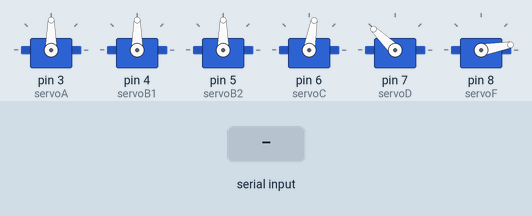
Bench run of a sketch on a simulated Arduino Uno, built with avr-gcc and run on an emulated ATmega328P. Shown: 6 × servo. The test bench sets the inputs (shaded band). What the sketch prints to the serial monitor is not drawn.

Above: at 3.9 s.
4.0 s: "Point1:\n" received over Serial
At 6.8 s:
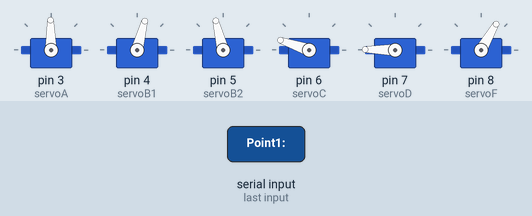
At 12.0 s:
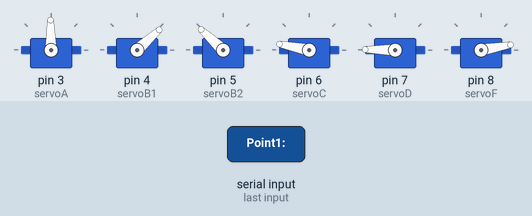
Timing chart, 0 to 20.0 s (numbered marks = the images above; inputs shaded):
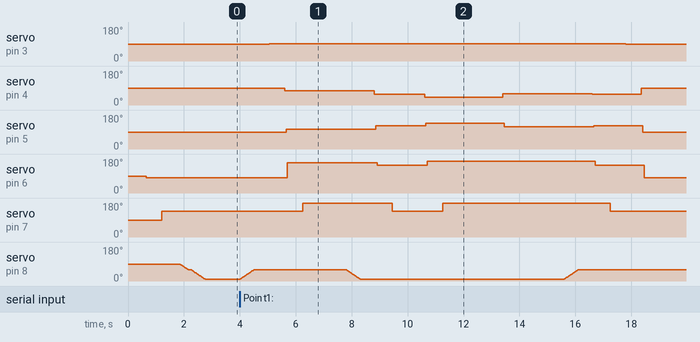

Measured:
- after the input at 4.0 s, servo on pin 3 (servoA): 90° → 91° after 1.1 s, → 90° 12.8 s later; servo on pin 4 (servoB1): 90° → 75° after 1.6 s, → 56° 3.2 s later, → 42° 1.8 s later, → 60° 2.8 s later, … (6 changes in this stretch)

The sketch:

ChessArmController_FIN.ino
```cpp
#include <Servo.h>
#include <math.h>
#include <avr/pgmspace.h>

// Measured values
#define L1 6.824
#define L2 6.701
#define L3 18.45
#define Y -5.1
#define TOLERANCE 0.5
#define ARM_D 14.67//Real distance between arm's base and chessboard's starting square
// End measured values

//Stockfish move as a global
String move = "";

//Structs for decoding moves to coordinates
struct Point {
  double xc;//x of chessboard
  double yc;//y of chessboard
}p_in,p_fin;

struct Square{
  int col;
  int row;
}sq_in,sq_fin;

//Lookup table for the chessboard as Black
const Point Chessboard[8][8] PROGMEM = {
  // a1 - h1
  {
    {-12.2500, 22.96875}, {-9.1875, 22.96875},
    {-6.1250,  22.96875}, {-3.0625, 22.96875},
    { 0.0000,  22.96875}, { 3.0625, 22.96875},
    { 6.1250,  22.96875}, { 9.1875, 22.96875}
  },

  // a2 - h2
  {
    {-12.2500, 19.90625}, {-9.1875, 19.90625},
    {-6.1250,  19.90625}, {-3.0625, 19.90625},
    { 0.0000,  19.90625}, { 3.0625, 19.90625},
    { 6.1250,  19.90625}, { 9.1875, 19.90625}
  },

  // a3 - h3
  {
    {-12.2500, 16.84375}, {-9.1875, 16.84375},
    {-6.1250,  16.84375}, {-3.0625, 16.84375},
    { 0.0000,  16.84375}, { 3.0625, 16.84375},
    { 6.1250,  16.84375}, { 9.1875, 16.84375}
  },

  // a4 - h4
  {
    {-12.2500, 13.78125}, {-9.1875, 13.78125},
    {-6.1250,  13.78125}, {-3.0625, 13.78125},
    { 0.0000,  13.78125}, { 3.0625, 13.78125},
    { 6.1250,  13.78125}, { 9.1875, 13.78125}
  },

  // a5 - h5
  {
    {-12.2500, 10.71875}, {-9.1875, 10.71875},
    {-6.1250,  10.71875}, {-3.0625, 10.71875},
    { 0.0000,  10.71875}, { 3.0625, 10.71875},
    { 6.1250,  10.71875}, { 9.1875, 10.71875}
  },

  // a6 - h6
  {
    {-12.2500, 7.65625}, {-9.1875, 7.65625},
    {-6.1250,  7.65625}, {-3.0625, 7.65625},
    { 0.0000,  7.65625}, { 3.0625, 7.65625},
    { 6.1250,  7.65625}, { 9.1875, 7.65625}
  },

  // a7 - h7
  {
    {-12.2500, 4.59375}, {-9.1875, 4.59375},
    {-6.1250,  4.59375}, {-3.0625, 4.59375},
    { 0.0000,  4.59375}, { 3.0625, 4.59375},
    { 6.1250,  4.59375}, { 9.1875, 4.59375}
  },

  // a8 - h8
  {
    {-12.2500, 1.53125}, {-9.1875, 1.53125},
    {-6.1250,  1.53125}, {-3.0625, 1.53125},
    { 0.0000,  1.53125}, { 3.0625, 1.53125},
    { 6.1250,  1.53125}, { 9.1875, 1.53125}
  }
};


Servo servoA, servoB1, servoB2, servoC, servoD, servoF;

enum ServoName {
  SERVO_A,
  SERVO_B1,
  SERVO_B2,
  SERVO_C,
  SERVO_D,
  SERVO_F
};

class InvKin {
private:
  double thetas[3],omega;

public:

  double GetTheta1() {
    return thetas[0];
  }

  double GetTheta2() {
    return thetas[1];
  }

  double GetTheta3() {
    return thetas[2];
  }

  double GetOmega(){
    return omega;
  }

  double FindBestPhi(double x, double y) {
    const double PHI_MIN = -90.0;
    const double PHI_MAX = -10.0;
    const double STEP = 1;

    double result[3];

    for (double candidatePhi = PHI_MIN; candidatePhi <= PHI_MAX; candidatePhi += STEP) {
      /*Serial.print("Current phi: ");
      Serial.println(candidatePhi);*/

      if (CalculateThetasWithPhiTemp(x, y, candidatePhi, result)) {

        if (
          result[0] >= 0 && result[0] <= 180 &&
          result[1] >= 0 && result[1] <= 180 &&
          result[2] >= 0 && result[2] <= 180
        ) {
          thetas[0] = result[0];
          thetas[1] = result[1];
          thetas[2] = result[2];
           Serial.print("x: ");
           Serial.print(x);
           Serial.print(", y: ");
           Serial.println(y);

          Serial.print("Best phi = ");
          Serial.println(candidatePhi);

          Serial.println("Real thetas:");
          PrintThetas();

          return candidatePhi;
        }
      }
    }

    Serial.println("No phi in range gives valid servo angles!");

    thetas[0] = 86;
    thetas[1] = 88;
    thetas[2] = 94;

    return -1;
  }

  bool CalculateThetasWithPhiTemp(double x, double y, double candidatePhi, double result[3]) {
    double phi_rad = deg2rad(candidatePhi);

    double C2 = (
      x * x + y * y - L1 * L1 - L2 * L2 + L3 * L3
      - 2 * L3 * (x * cos(phi_rad) + y * sin(phi_rad))
    ) / (2 * L1 * L2);

    //NOTE: If L1=L2 then the condition L1!=L2 && C1!=-1 should be checked
    if (C2 < -1.0 || C2 > 1.0) {
      return false;
    }

    C2 = constrain(C2, -1.0, 1.0);

    double S2 = -sqrt(1 - C2 * C2);

    double theta2 = rad2deg(atan2(S2, C2));

    double theta1 = rad2deg(atan2(
      (y - L3 * sin(phi_rad)) * (L1 + L2 * C2)
      - (x - L3 * cos(phi_rad)) * L2 * S2,

      (x - L3 * cos(phi_rad)) * (L1 + L2 * C2)
      + (y - L3 * sin(phi_rad)) * L2 * S2
    ));

    double theta3 = candidatePhi - (theta1 + theta2);
    double raw[3] = {theta1, theta2, theta3};
    if (!ForwardKinematicsCheck(x, y, raw)) {
      return false;
    }
    //DEBUG
    /*Serial.println("Theoretical angles:");
    Serial.print("theta1 = ");
    Serial.println(theta1);

    Serial.print("theta2 = ");
    Serial.println(theta2);

    Serial.print("theta3 = ");
    Serial.println(theta3);*/

    result[0] = ConvertAngle(theta1, 180);
    result[1] = ConvertAngle(theta2, 88);
    result[2] = ConvertAngle(theta3, 94);
    /*result[0]=180-theta1;
    result[1]=88-theta2;
    result[2]=90-theta3;*/

    //DEBUG
    /*Serial.println("Servo angles:");
    Serial.print("B1/B2 = ");
    Serial.println(result[0]);

    Serial.print("C = ");
    Serial.println(result[1]);

    Serial.print("D = ");
    Serial.println(result[2]);*/

    return true;
  }

  bool ForwardKinematicsCheck(double xr, double yr,double result[3]){
    double x,y,res[3];

    for(int i=0;i<3;i++){
      res[i]=deg2rad(result[i]);
    }

    x=L1*cos(res[0])+L2*cos(res[0]+res[1])+L3*cos(res[0]+res[1]+res[2]);
    y=L1*sin(res[0])+L2*sin(res[0]+res[1])+L3*sin(res[0]+res[1]+res[2]);


    if(abs(xr-x)<=TOLERANCE && abs(yr-y)<=TOLERANCE){
      return true;
    }else{
      return false;
    }

  }
  double FindOmega(double z , double x){
    omega=rad2deg(atan2(z,x));
    omega=ConvertAngleRev(omega,91.7);
    if(omega>=0 && omega<=180){
      //DEBUG
      /*Serial.print("Omega is: ");
      Serial.println(omega);*/
      return omega;
    }else{
      //DEBUG
      /*Serial.print("Invalid omega equal to ");
      Serial.println(omega);*/
      return -1;
    }
  }


  double ConvertAngle(double angle, double offset) {
    return offset-angle ;
  }

  double ConvertAngleRev(double angle, double offset){
    return offset+angle;
  }

  double rad2deg(double rad) {
    return rad * 180.0 / M_PI;
  }

  double deg2rad(double deg) {
    return deg * M_PI / 180.0;
  }

  void PrintThetas() {
    for (int i = 0; i < 3; i++) {
      Serial.print(thetas[i]);
      if(i<2){
        Serial.print(", ");
      }

    }
  }
};


// Functions

void SetAngle(Servo &servo, double theta, ServoName name) {
  if (theta >= 0 && theta <= 180) {
    servo.write(theta);

    if (!(name == SERVO_B1 || name == SERVO_B2)) {
      delay(500);
    }
  } else {
    Serial.print("Servo ");
    Serial.print(name);
    Serial.println(" got invalid angle!");
  }
  delay(50);
}

void SetAngleSup(Servo &servo, double theta, ServoName name) {
  SetAngle(servo, 180 - theta, name);
}


void RestArm() {
  SetAngle(servoA, 90, SERVO_A);

  SetAngle(servoB1, 90, SERVO_B1);
  SetAngleSup(servoB2, 90, SERVO_B2);

  SetAngle(servoC, 80, SERVO_C);
  SetAngle(servoD, 136, SERVO_D);

  //SetAngle(servoF, 0, SERVO_F);
}

void GripOpen() {

  double currentAngle = servoF.read();

  while (currentAngle != 60) {
    if (currentAngle < 60) {
      currentAngle++;
    } else {
      currentAngle--;
    }

    servoF.write(currentAngle);
    delay(10);
  }
}

void GripClose() {
  double currentAngle = servoF.read();

  while (currentAngle != 10) {
    if (currentAngle < 10) {
      currentAngle++;
    } else {
      currentAngle--;
    }

    servoF.write(currentAngle);
    delay(10);
  }
}

bool Raise(){
  SetAngle(servoB1,86-30,SERVO_B1);
  //servoB2.write(180-90);
  SetAngleSup(servoB2,86-30,SERVO_B2);
  SetAngle(servoC,88+60,SERVO_C);
  SetAngle(servoD,76+60,SERVO_D);
  return true;
}

void SetPosition(InvKin &invkin) {
  SetAngle(servoA, invkin.GetOmega(), SERVO_A);
  SetAngle(servoB1, invkin.GetTheta1(), SERVO_B1);
  SetAngleSup(servoB2, invkin.GetTheta1(), SERVO_B2);
  SetAngle(servoC, invkin.GetTheta2(), SERVO_C);
  SetAngle(servoD, invkin.GetTheta3(), SERVO_D);
}

void GoTo(InvKin &invkin, double x , double z, double y){

  double bestPhi = invkin.FindBestPhi(x, y);//x=15...x=32,y=0->x=14...32,y=-3
  double omega = invkin.FindOmega(z, x);//z=9.1875...z=-12.25

    if (bestPhi != -1 && omega!= -1) {
      SetPosition(invkin);
      delay(1000);
    } else {
      Serial.println("Skipping movement for this position.");
    }

}

bool SerialCom(){
  if (Serial.available()) {
    move = Serial.readStringUntil('\n');
    Serial.print("Arduino received: ");
    Serial.println(move);
    DecodeMove(move);
    return true;
  }
  return false;
}

void DecodeMove(const String &mv){
  //Splitting into columns and rows and then directly indexing for the lookup table
  sq_in.col=mv[0]-'a';//col_a=0,...,col_h=7
  sq_in.row=mv[1]-'1';//row_1=0,...,row_8=7
  sq_fin.col=mv[2]-'a';
  sq_fin.row=mv[3]-'1';
  //Translating from the lookup table
  p_in=ReadPoint(sq_in);
  p_fin=ReadPoint(sq_fin);
  //Debug
  /*Serial.print("Point1:");
  Serial.println(p_in.xc);
  Serial.print(p_in.yc);
  Serial.print("Point2:");
  Serial.println(p_fin.xc);
  Serial.print(p_fin.yc);*/
}

 double FindHypotenuse(double z){
   //Calculate the distance between the arm's base and z coordinate
   return sqrt(ARM_D*ARM_D+z*z);
 }

Point ReadPoint(const Square &square) {
  Point point;

  memcpy_P(
    &point,
    &Chessboard[square.row][square.col],
    sizeof(Point)
  );

  return point;
}

void ExecuteMove(const Point &point1, const Point &point2){
  InvKin invkin;
  // Always start with open hand
  GripOpen();
  delay(500);
  //Go to first point and grab
  GoTo(invkin,point1.yc+FindHypotenuse(point1.xc),point1.xc,Y);//xc->z,yc->x
  GripClose();
  delay(500);
  if(Raise()){
    //Go to second point and release
  //Drop it nicely
  GoTo(invkin,point2.yc+FindHypotenuse(point2.xc),point2.xc,Y+6);
  GoTo(invkin,point2.yc+FindHypotenuse(point2.xc),point2.xc,Y+2);
  }
  GripOpen();
  delay(500);
  //Return
  Raise();
  RestArm();
  Serial.println("Enter next move: ");
}


void setup() {
  //Serial Communication start
  Serial.begin(9600);

  //Servo setup
  servoA.attach(3);
  servoB1.attach(4);
  servoB2.attach(5);
  servoC.attach(6);
  servoD.attach(7);
  servoF.attach(8);

  //Initiate starting position
  RestArm();

  delay(100);
  GripOpen();
  delay(100);
  GripClose();


  //Inverse Kinematics test
  /*InvKin invkin;
  GoTo(invkin,15,10);//x=15..32 when y=-1
  */

}

void loop() {
  if(SerialCom()){
    ExecuteMove(p_in,p_fin);
  }

}
```
